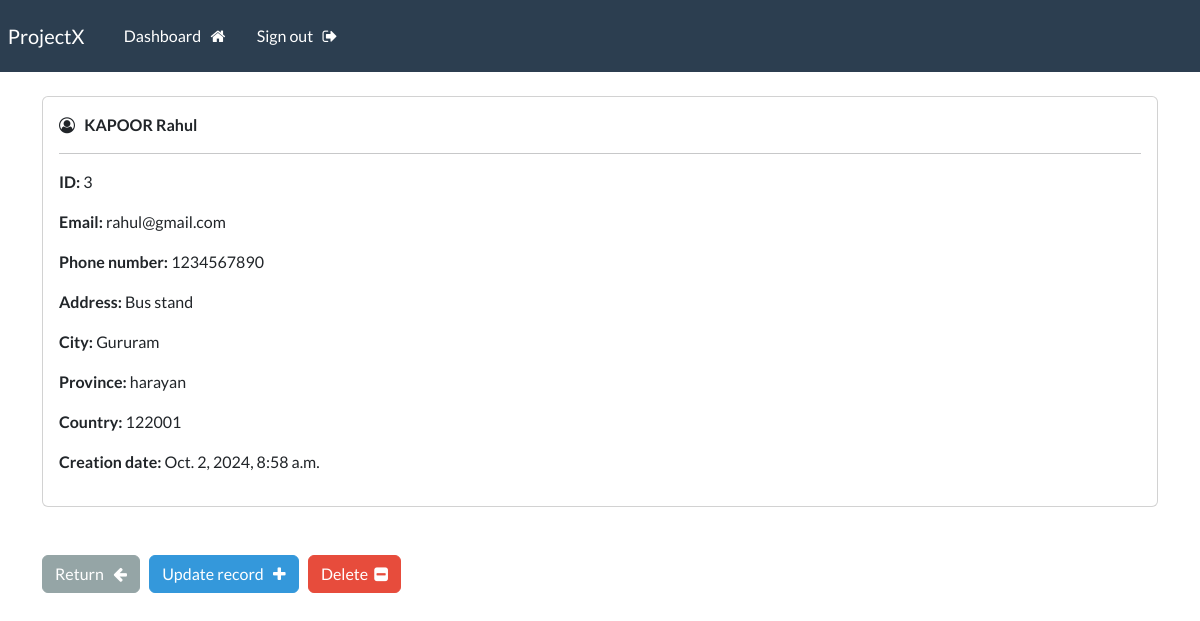
Screenshot of /view-record/3/ (signed in) with the database file from the repository.
### webapp/models.py (models this page shows)
class Record(models.Model):
    created_date = models.DateTimeField(auto_now=True)
    first_name = models.CharField(max_length=100)
    last_name = models.CharField(max_length=100)
    email = models.CharField(max_length=255)
    phone = models.CharField(max_length=15)
    address = models.CharField(max_length=300)
    city = models.CharField(max_length=255)
    province = models.CharField(max_length=200)
    pincode = models.CharField(max_length=10)

### webapp/views.py (the view)
# urls.py: path("view-record/<int:pk>/", views.view_record, name="view-record"),
@login_required(login_url='login')
def view_record(request, pk):
    record = Record.objects.get(id=pk)
    context = {
        'record': record
    }
    return render(request, 'webapp/view_record.html', context)

### webapp/templates/webapp/view_record.html (shortened to what this page needs)
{% extends "webapp/base.html" %}
{% load crispy_forms_tags %}
{% block content %}
<div class="card">
            <div class="card-body">
                <i class="fa fa-user-circle-o" aria-hidden="true"></i> &nbsp;
                <strong>
                    {{record.last_name|upper}}
                    {{record.first_name}}
                </strong>
                <hr>
                <p> <strong> ID: </strong> {{record.id}} </p>
                <p> <strong> Email: </strong> {{record.email}} </p>
                <p> <strong> Phone number: </strong> {{record.phone}} </p>
                <p> <strong> Address: </strong> {{record.address}} </p>
                <p> <strong> City: </strong> {{record.city}} </p>
                <p> <strong> Province: </strong> {{record.province}} </p>
                <p> <strong> Country: </strong> {{record.pincode}} </p>
                <p> <strong> Creation date: </strong> {{record.created_date}} </p>
            </div>
        </div>
        <br>
        <br>
        <a href="{% url 'dashboard' %}" class="btn btn-secondary"> Return &nbsp; <i class="fa fa-arrow-left" aria-hidden="true"></i> </a>
        <a href="{% url 'update-record' record.id %}" class="btn btn-info"> Update record &nbsp; <i class="fa fa-plus" aria-hidden="true"></i> </a>
        <a href="{% url 'delete-record' record.id %}" class="btn btn-danger"> Delete &nbsp;<i class="fa fa-minus-square" aria-hidden="true"></i> </a>
{% endblock content %}

### rows the page displays
Record: last_name "KAPOOR", first_name "Rahul", id "3", email "rahul@gmail.com", phone "1234567890", address "Bus stand", city "Gururam", province "harayan", pincode "122001", created_date "Oct. 2, 2024, 8:58 a.m."
